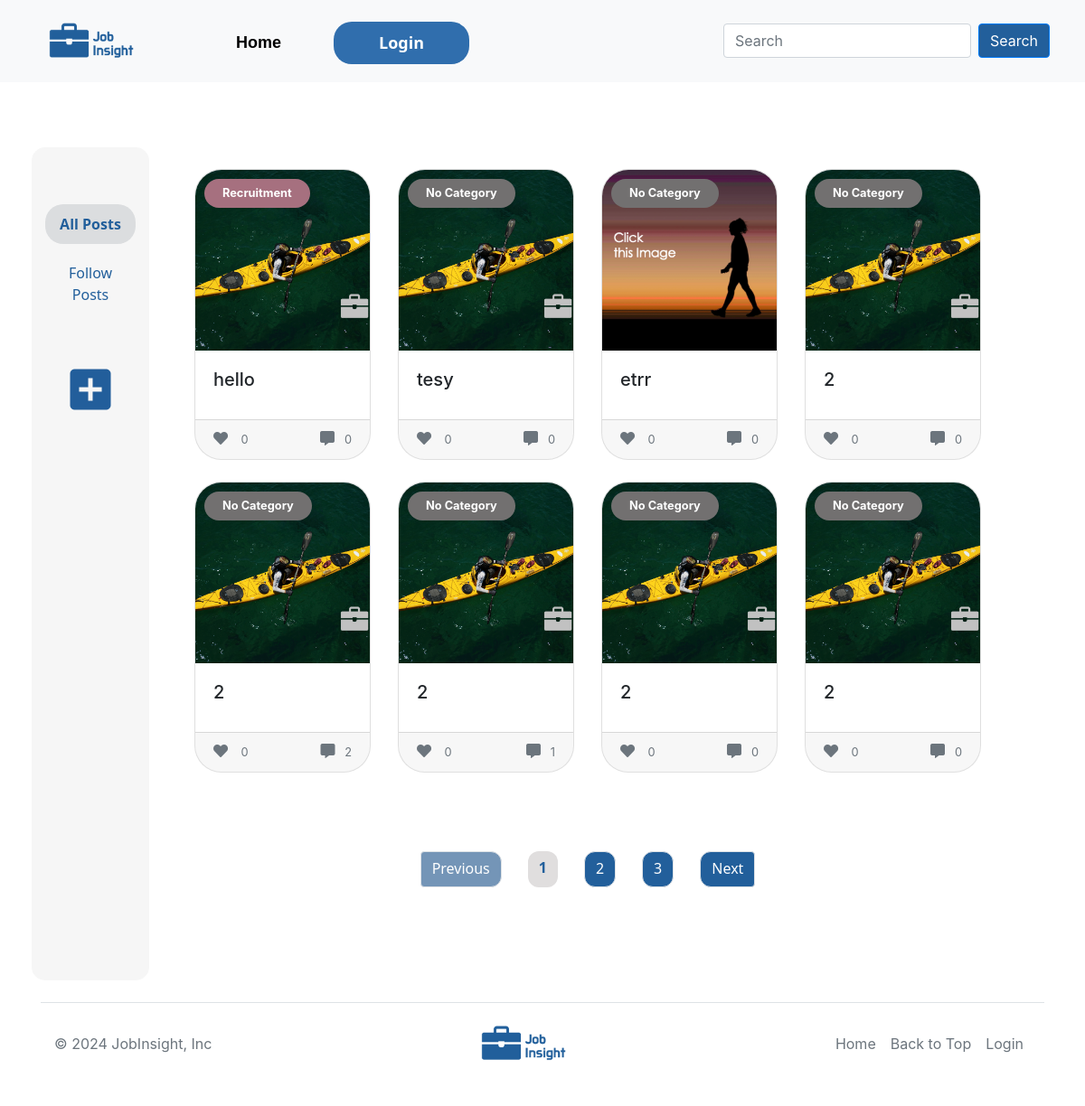
The page /home on the database its author committed.
### app/models.py (models this page shows, shortened)
class Post(db.Model):
    __tablename__ = 'post'
    id = db.Column(db.Integer, primary_key=True)
    title = db.Column(db.String(100), nullable=False)
    description = db.Column(db.String(200))
    img = db.Column(db.String(200))
    author_id = db.Column(db.Integer, db.ForeignKey('user.id'))
    created_at = db.Column(db.DateTime, default=datetime.utcnow)
    category_id = db.Column(db.Integer, db.ForeignKey('category.id'))
    likes = db.Column(db.Integer, default=0)
    author = db.relationship('User', backref=db.backref('posts', lazy=True))
    comments = db.relationship('Comment', back_populates='post', lazy='dynamic')
    liked_by_users = db.relationship('User', secondary=user_likes, backref=db.backref('liked_posts', lazy='dynamic'))
    category = db.relationship('Category', backref=db.backref('posts', lazy=True))

class Category(db.Model):
    __tablename__ = 'category'
    id = db.Column(db.Integer, primary_key=True)
    name = db.Column(db.String(80), unique=True, nullable=False)

### app/routes.py (the view)
@main.route('/')
@main.route('/home')
def home():
    filter_type = request.args.get('filter', 'all')
    page = request.args.get('page', 1, type=int)
    per_page = 8
    if filter_type == 'following' and current_user.is_authenticated:
        followed_ids = [followed.followed_id for followed in current_user.following]
        posts_query = Post.query.filter(Post.author_id.in_(followed_ids))
    else:
        posts_query = Post.query
    posts_pagination = posts_query.order_by(Post.created_at.desc()).paginate(page=page, per_page=per_page, error_out=False)
    posts = posts_pagination.items
    total_posts = posts_query.count()
    total_pages = posts_pagination.pages
    return render_template(
        'home.html',
        posts=posts,
        filter=filter_type,
        page=page,
        total_pages=total_pages
    )

### app/templates/home.html (shortened to what this page needs)
{% extends "base.html" %}
{% block content %}
<div class="container-fluid">
    <div class="row">
        <div class="col-md-2">
            <div class="homesidebar">
                <br>
                <br>
                <a href="{{ url_for('main.home', filter='all') }}" class=" top2 {{'active' if filter == 'all' else '' }}">All Posts</a>
                <a href="{{ url_for('main.home', filter='following') }}" class=" requires-auth top2  {{'active' if filter == 'following' else '' }}">Follow Posts</a>
                <br><br>
                <a href="{{ url_for('main.upload_product') }}" class="requires-auth add-post-btn" data-bs-toggle="tooltip" data-bs-placement="bottom" title="Add New Post" id="addPostButton">
                    <i class="material-icons add-icon" style="font-size:60px">add_box</i>
                </a>
                <br>
            </div>
        </div>
        <br>
        <div class="col-md-9 ">
            <br>
            <div class="row row-cols-1 row-cols-sm-2 row-cols-lg-4 g-4">
                {% for post in posts %}
                <div class="col">
                    <a href="{{ url_for('main.show_post', post_id=post.id) }}" class="post-card-link">
                        <div class="card h-100 post-card">
                            {% if post.img %}
                            {% if post.category %}
                            {% set category_class = 'badge rounded-pill category-' + post.category.name|lower %}
                            <div class="{{ category_class }}" style="position: absolute; top: 10px; left: 10px; z-index: 1000;">
                                {{ post.category.name }}
                            </div>
                            {% else %}
                            <div class="badge rounded-pill category-none" style="position: absolute; top: 10px; left: 10px; z-index: 1000;">
                                No Category
                            </div>
                            {% endif %}
                            <img src="{{ url_for('static', filename='post_image/' + post.img) }}" class="card-img-top" alt="{{ post.title }}" style="height: 200px; object-fit: cover;">
                            {% else %}
                            <img src="{{ url_for('static', filename='post_image/default.jpg') }}" class="card-img-top" alt="Default Image" style="height: 200px; object-fit: cover;">
                            {% endif %}
                            <div class="card-body">
                                <h5 class="card-title">{{ post.title }}</h5>
                            </div>
                            <div class="card-footer d-flex justify-content-between">
                                <small class="text-muted"><i class='fas fa-heart' style='font-size:16px'></i> &nbsp;&nbsp; {{ post.likes }}</small>
                                <small class="text-muted"><i class='fas fa-comment-alt' style='font-size:16px'></i> &nbsp;&nbsp;{{ post.comments.count() }}</small>
                            </div>
                        </div>
                    </a>
                </div>
                {% endfor %}
            </div >
                <br>
                <br>
                <br>
                <nav aria-label="Page navigation">
                    <ul class="pagination justify-content-center">
                        {% if page > 1 %}
                        <li class="page-item"><a class="page-link" href="{{ url_for('main.home', page=page - 1, filter=filter) }}">Previous</a></li>
                        {% else %}
                        <li class="page-item disabled"><span class="page-link">Previous</span></li>
                        {% endif %}
                        {% for num in range(1, total_pages + 1) %}
                            {% if num == page %}
                            <li class="page-item active"><span class="page-link">{{ num }}</span></li>
                            {% else %}
                            <li class="page-item"><a class="page-link" href="{{ url_for('main.home', page=num, filter=filter) }}">{{ num }}</a></li>
                            {% endif %}
                        {% endfor %}
                        {% if page  < total_pages %}
                        <li class="page-item"><a class="page-link" href="{{ url_for('main.home', page=page + 1, filter=filter) }}">Next</a></li>
                        {% else %}
                        <li class="page-item disabled"><span class="page-link">Next</span></li>
                        {% endif %}
                    </ul>
                </nav>
            <br>
            <br>
            <br>
        </div>
    </div>
</div>
{% endblock %}

### app/templates/base.html (shortened to what this page needs)
<html>
    <head>
        <link href="https://cdn.jsdelivr.net/npm/bootstrap@5.3.3/dist/css/bootstrap.min.css" rel="stylesheet">
        <link rel="stylesheet" href="{{url_for ('static', filename= 'styles.css')}}">
        <link rel="stylesheet" href="https://cdnjs.cloudflare.com/ajax/libs/font-awesome/5.15.4/css/all.min.css">
        <link rel="stylesheet" href="https://stackpath.bootstrapcdn.com/bootstrap/4.5.2/css/bootstrap.min.css">
    </head>
    <body data-user-authenticated="{{ 'true' if current_user.is_authenticated else 'false' }}">
        <nav class="navbar navbar-expand-lg navbar-dark bg-light">
            <div class="container-fluid">
                <a class="nav-link nav-logo" href="{{ url_for('main.home') }}"
                            style = "font-weight: bolder !important;"> <img src="{{ url_for('static', filename='img/fulllogo.png') }}" alt="Logo" style="width: 150px;" class="rounded-pill"> </a>
                <div class="collapse navbar-collapse" id="mynavbar">
                    <ul class="navbar-nav me-auto">
                        <li class="nav-item">
                            <a class="nav-link text-black-50" href="{{ url_for('main.home') }}"
                            style = "font-weight: bolder !important;">Home</a>
                        </li>
                        {% if current_user.is_authenticated%}
                        <li class="nav-item">
                            <a class="nav-link text-black-50 requires-auth" href="{{ url_for('main.channel', user_id=current_user.id) }}"> My Channel </a>
                        </li>
                        <li class="nav-item">
                            <a class="nav-link text-black-50 requires-auth" href="{{ url_for('main.profile') }}"> My Profile </a>
                        </li>
                        {% if current_user.is_authenticated %}
                        <li class="nav-item mt-3">
                            <span style="color: rgb(101, 93, 93); font-family:'Segoe UI', Tahoma, Geneva, Verdana, sans-serif;font-size: large; font-weight: bold;">Hi, {{ current_user.details.name if current_user.details and current_user.details.name else current_user.username }}!</span>
                        </li>
                        {% else %}
                        {% endif %}
                        <li class="nav-item">
                            <a class="nav-link login" href="{{ url_for('main.logout') }}">Logout</a>
                        </li>
                        {% else %}
                        <li class="nav-item">
                            <a class="nav-link login" href="{{ url_for('main.login') }}">Login</a>
                        </li>
                        {% endif %}
                    </ul>
                    <form action="{{ url_for('main.search') }}" method="get" class="d-flex centered-content mt-3 px-2">
                        <input name="query" class="form-control me-2 ml-2" type="text" placeholder="Search">
                        <button class="btn btn-primary" type="submit">Search</button>
                    </form>
              </div>
            </div>
        </nav>
        <br>
        {% with messages = get_flashed_messages() %}
        <br> <br>
        {% endwith %}
        {% block content %}{% endblock %}
        <footer>
            <div class="container">
                <footer class="d-flex flex-wrap justify-content-between align-items-center py-3 my-4 border-top">
                  <p class="col-md-4 mb-0 text-muted">© 2024 JobInsight, Inc</p>
                  <a href="/" class="col-md-4 d-flex align-items-center justify-content-center mb-3 mb-md-0 me-md-auto link-dark text-decoration-none">
                    <img src="{{ url_for('static', filename='img/fulllogo.png') }}" alt="Logo" style="width: 150px;" class="rounded-pill">
                  </a>
                  <ul class="nav col-md-4 justify-content-end">
                    <li class="nav-item"><a href="{{ url_for('main.home') }}"  class="nav-link px-2 text-muted">Home</a></li>
                    <li class="nav-item"><a href="#top" class="nav-link px-2 text-muted">Back to Top</a></li>
                    <li class="nav-item">
                        {% if current_user.is_authenticated %}
                        <a class="nav-link px-2 text-muted" href="{{ url_for('main.logout') }}">Logout</a>
                        {% else %}
                        <a class="nav-link px-2 text-muted" href="{{ url_for('main.login') }}">Login</a>
                        {% endif %}
                    </li>
                  </ul>
                </footer>
              </div>
        </footer>
    </body>
</html>

### app/static/styles.css (style rules this page uses)
.navbar .navbar-nav .nav-link { color: black !important; font-family:Verdana, Geneva, Tahoma, sans-serif; font-size: 18px !important; font-weight: 500 !important; padding: 10px; border-radius: 10px !important; margin-top: 4px; transition: all 0.3S; }
.navbar .nav-logo img { transition: all 0.3s ease; }
.navbar .navbar-nav .login { color: white !important; background-color: rgb(48, 110, 173) !important; border-radius: 20px !important; font-family:'Segoe UI', Tahoma, Geneva, Verdana, sans-serif; font-weight: bolder !important; text-align: center; width: 150px; transition: all 0.4s ease !important; outline: none; }
.navbar .navbar-nav .nav-item { margin-right: 10px !important; margin-left: 40px !important; border-right: 70px !important; }
.navbar .btn { background-color: rgb(34, 95, 155); transition: all 0.3s; }
.homesidebar { display: flex; flex-direction: column; padding: 10px; border-radius: 15px; background-color:rgb(246, 246, 246); height: 100%; text-align: center; margin-left: 20px; margin-right: 20px; min-width: 90px; }
.homesidebar .top2 { font-family:'Segoe UI', Tahoma, Geneva, Verdana, sans-serif; text-decoration: none; color: rgb(34, 95, 155); padding: 10px; border-radius: 20px; justify-content: center; transition: all 0.4s ease; margin: 5px 5px; display: inline-block; transition: all 0.4s ease; }
.add-post-btn { display: inline-block; position: relative; color: rgb(34, 94, 155); text-align: center; transition: transform 0.4s; z-index: 10; }
.homesidebar .active { background-color: rgb(219, 221, 223); color: rgb(34, 95, 155); border-radius: 20px; font-weight: bold; }
.badge { color: white; padding: 10px 20px !important; font-size: 0.8em !important; font-weight: bold !important; }
.post-card { border-radius: 30px !important; transition: all 0.2s ease; overflow: hidden; }
.post-card-link { text-decoration: none; transition: all 0.15s ease; }
.pagination .page-link { font-family:'Segoe UI', Tahoma, Geneva, Verdana, sans-serif; color: white !important; background-color:rgb(34, 95, 155) !important; height: 40px; transition: all 0.3s ease; border-radius: 12px; }
.pagination .page-item { margin: 15px; }
.pagination .page-item.active .page-link { background-color: rgb(224, 222, 222)!important; border: transparent !important; color: rgb(34, 95, 155) !important; font-weight: bolder; }
.pagination .page-item.disabled .page-link { color:white !important; background-color: rgba(102, 138, 176, 0.906) !important; }
.category-Recruitment { background-color: rgb(166, 112, 127) }
.category-none { background-color: rgb(114, 112, 112); }

### rows shown on the page
Post: category.name "Recruitment", img (placeholder picture), title "hello", likes "0", comments.count "0"
Post: shows "No Category", img (placeholder picture), title "tesy", likes "0", comments.count "0"
Post: shows "No Category", img (picture), title "etrr", likes "0", comments.count "0"
Post: shows "No Category", img (placeholder picture), title "2", likes "0", comments.count "0"
Post: shows "No Category", img (placeholder picture), title "2", likes "0", comments.count "2"
Post: shows "No Category", img (placeholder picture), title "2", likes "0", comments.count "1"
Post: shows "No Category", img (placeholder picture), title "2", likes "0", comments.count "0"
Post: shows "No Category", img (placeholder picture), title "2", likes "0", comments.count "0"

### other values the page prints
{{ num }} "1"
{{ num }} "2" "3"
